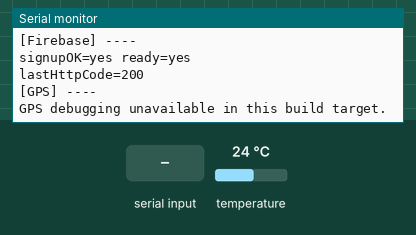
Simulated run of this sketch. Board: ESP8266 (NodeMCU). Parts: the last lines printed to the serial monitor. The test bench sets the inputs (shaded band); at power-on: temperature 24 °C. WiFi joins after 1.5 s; servers stay silent unless stated; the local clock reads 2024-03-15 10:24:30 at power-on unless the sketch sets it.

Above: at 3.2 s.
3.3 s: "help\n" received over Serial
At 4.3 s:
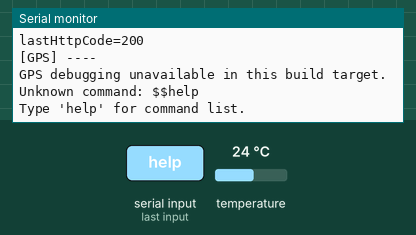
4.8 s: "gps\n" received over Serial
At 5.6 s:
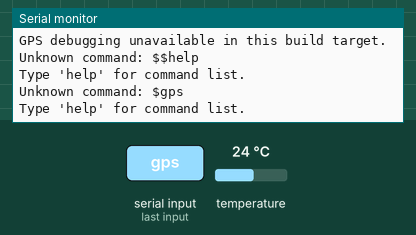
7.2 s: "raw on\n" received over Serial
At 8.4 s:
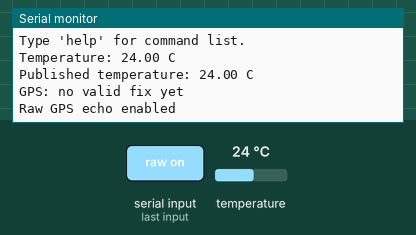
8.7 s: "raw off\n" received over Serial
At 9.9 s:
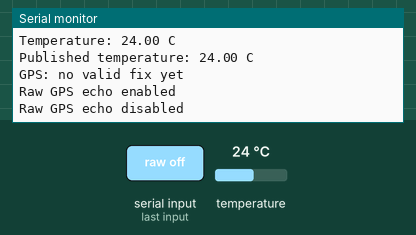
10.2 s: temperature set to 12 °C
At 11.5 s:
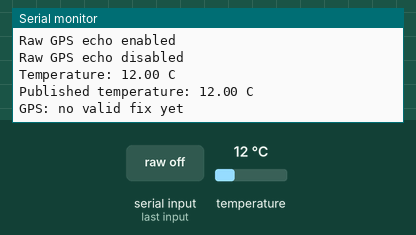
11.7 s: "help\n" received over Serial
At 13.1 s:
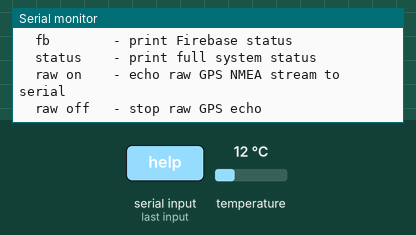

The sketch:

ds18b20_firebase.ino
```cpp
#include <Arduino.h>

#if defined(ESP8266)
#include <ESP8266WiFi.h>
#else
#include <WiFi.h>
#endif

#include <time.h>
#include <OneWire.h>
#include <DallasTemperature.h>
#include <TinyGPSPlus.h>
#include <Firebase_ESP_Client.h>
#include "addons/TokenHelper.h"
#include "addons/RTDBHelper.h"

#define ONE_WIRE_BUS 2
#define WIFI_SSID "moto g54 5G"
#define WIFI_PASSWORD "123123123"
#define API_KEY "AIzaSyCMDNODPT-oQSa1IzZnVubenDm6y4PhBsU"
#define DATABASE_URL "https://cold-chain-logistics-monitor-default-rtdb.firebaseio.com"
#define DEVICE_PATH "cold_chain/device_1"
#define DEVICE_ID "device_1"
#define GPS_RX_PIN 16
#define GPS_TX_PIN 17
#define GPS_BAUD 9600

OneWire oneWire(ONE_WIRE_BUS);
DallasTemperature sensors(&oneWire);
TinyGPSPlus gps;

#if defined(ESP32)
HardwareSerial GPSSerial(1);
#endif

FirebaseData fbdo;
FirebaseAuth auth;
FirebaseConfig config;

bool signupOK = false;
unsigned long lastPublishMs = 0;
const unsigned long publishIntervalMs = 5000UL;
bool gpsRawEcho = false;

String serialCommandBuffer;

void printHelp();
void printGPSStatus();
void printWiFiStatus();
void printFirebaseStatus();
void printSystemStatus();
void handleSerialCommands();

void printBootBanner() {
  Serial.println("\n=== Cold Chain Telemetry Node ===");
  Serial.printf("Device: %s\n", DEVICE_ID);
  Serial.printf("Publish interval: %lu ms\n", publishIntervalMs);
#if defined(ESP32)
  Serial.printf("GPS UART: RX=%d TX=%d BAUD=%d\n", GPS_RX_PIN, GPS_TX_PIN, GPS_BAUD);
#else
  Serial.println("GPS UART: not configured in this build");
#endif
  Serial.println("Type 'help' for debug commands.");
}

void readGPSStream() {
#if defined(ESP32)
  while (GPSSerial.available() > 0) {
    const char c = static_cast<char>(GPSSerial.read());
    gps.encode(c);
    if (gpsRawEcho) {
      Serial.write(c);
    }
  }
#endif
}

void printGPSStatus() {
  Serial.println("[GPS] ----");

#if defined(ESP32)
  const bool hasFix = gps.location.isValid() && gps.location.age() < 5000;
  Serial.printf("fix=%s ageMs=%lu\n", hasFix ? "yes" : "no", gps.location.isValid() ? gps.location.age() : 0UL);

  if (gps.location.isValid()) {
    Serial.printf("lat=%.6f lon=%.6f\n", gps.location.lat(), gps.location.lng());
  }

  if (gps.satellites.isValid()) {
    Serial.printf("satellites=%u\n", gps.satellites.value());
  }

  if (gps.speed.isValid()) {
    Serial.printf("speedKmph=%.2f\n", gps.speed.kmph());
  }

  if (gps.altitude.isValid()) {
    Serial.printf("altitudeM=%.2f\n", gps.altitude.meters());
  }

  Serial.printf("chars=%lu sentencesWithFix=%lu passedChecksum=%lu failedChecksum=%lu\n",
                gps.charsProcessed(), gps.sentencesWithFix(), gps.passedChecksum(), gps.failedChecksum());

  if (gps.charsProcessed() < 10) {
    Serial.println("warning: very low GPS traffic. Check wiring, power, and baud rate.");
  }
#else
  Serial.println("GPS debugging unavailable in this build target.");
#endif
}

void printWiFiStatus() {
  Serial.println("[WiFi] ----");
  Serial.printf("status=%d connected=%s\n", WiFi.status(), WiFi.status() == WL_CONNECTED ? "yes" : "no");
  if (WiFi.status() == WL_CONNECTED) {
    Serial.printf("ssid=%s rssi=%d ip=%s\n", WIFI_SSID, WiFi.RSSI(), WiFi.localIP().toString().c_str());
  }
}

void printFirebaseStatus() {
  Serial.println("[Firebase] ----");
  Serial.printf("signupOK=%s ready=%s\n", signupOK ? "yes" : "no", Firebase.ready() ? "yes" : "no");
  if (fbdo.httpCode() != 0) {
    Serial.printf("lastHttpCode=%d\n", fbdo.httpCode());
  }
}

void printSystemStatus() {
  Serial.println("[System] ----");
  Serial.printf("uptimeMs=%lu freeHeap=%u\n", millis(), ESP.getFreeHeap());
  printWiFiStatus();
  printFirebaseStatus();
  printGPSStatus();
}

void printHelp() {
  Serial.println("Debug commands:");
  Serial.println("  help      - show this command list");
  Serial.println("  gps       - print current GPS diagnostics");
  Serial.println("  wifi      - print WiFi status");
  Serial.println("  fb        - print Firebase status");
  Serial.println("  status    - print full system status");
  Serial.println("  raw on    - echo raw GPS NMEA stream to serial");
  Serial.println("  raw off   - stop raw GPS echo");
}

void handleSerialCommands() {
  while (Serial.available() > 0) {
    const char c = static_cast<char>(Serial.read());

    if (c == '\r') {
      continue;
    }

    if (c == '\n') {
      serialCommandBuffer.trim();
      if (serialCommandBuffer.length() == 0) {
        continue;
      }

      if (serialCommandBuffer.equalsIgnoreCase("help")) {
        printHelp();
      } else if (serialCommandBuffer.equalsIgnoreCase("gps")) {
        printGPSStatus();
      } else if (serialCommandBuffer.equalsIgnoreCase("wifi")) {
        printWiFiStatus();
      } else if (serialCommandBuffer.equalsIgnoreCase("fb")) {
        printFirebaseStatus();
      } else if (serialCommandBuffer.equalsIgnoreCase("status")) {
        printSystemStatus();
      } else if (serialCommandBuffer.equalsIgnoreCase("raw on")) {
        gpsRawEcho = true;
        Serial.println("Raw GPS echo enabled");
      } else if (serialCommandBuffer.equalsIgnoreCase("raw off")) {
        gpsRawEcho = false;
        Serial.println("Raw GPS echo disabled");
      } else {
        Serial.printf("Unknown command: %s\n", serialCommandBuffer.c_str());
        Serial.println("Type 'help' for command list.");
      }

      serialCommandBuffer = "";
      continue;
    }

    serialCommandBuffer += c;
  }
}

bool connectWiFi() {
  WiFi.mode(WIFI_STA);
  WiFi.begin(WIFI_SSID, WIFI_PASSWORD);

  Serial.print("Connecting to WiFi");
  unsigned long startMs = millis();
  while (WiFi.status() != WL_CONNECTED) {
    delay(500);
    Serial.print(".");
    if (millis() - startMs > 20000UL) {
      Serial.println("\nWiFi connection timed out");
      return false;
    }
  }

  Serial.println();
  Serial.print("WiFi connected. IP: ");
  Serial.println(WiFi.localIP());
  return true;
}

void syncTime() {
  configTime(0, 0, "pool.ntp.org", "time.nist.gov");

  struct tm timeInfo;
  for (int attempt = 0; attempt < 20; ++attempt) {
    if (getLocalTime(&timeInfo, 1000)) {
      Serial.println("Time synchronized");
      return;
    }
  }

  Serial.println("Time sync failed; fallback timestamps will use uptime seconds");
}

unsigned long getTimestampSeconds() {
  time_t now = time(nullptr);
  if (now > 1700000000UL) {
    return static_cast<unsigned long>(now);
  }

  return millis() / 1000UL;
}

void setupFirebase() {
  config.api_key = API_KEY;
  config.database_url = DATABASE_URL;

  if (Firebase.signUp(&config, &auth, "", "")) {
    signupOK = true;
  } else {
    Serial.printf("Firebase sign-up error: %s\n", config.signer.signupError.message.c_str());
  }

  config.token_status_callback = tokenStatusCallback;
  Firebase.begin(&config, &auth);
  Firebase.reconnectWiFi(true);
}

void publishTelemetry(float temperatureC) {
  if (!signupOK || !Firebase.ready()) {
    Serial.println("Firebase not ready yet");
    return;
  }

  FirebaseJson payload;
  payload.set("deviceId", DEVICE_ID);
  payload.set("temperature", temperatureC);
  payload.set("timestamp", getTimestampSeconds());

  const bool hasGpsFix = gps.location.isValid() && gps.location.age() < 5000;
  payload.set("gpsFix", hasGpsFix);

  if (hasGpsFix) {
    payload.set("latitude", gps.location.lat());
    payload.set("longitude", gps.location.lng());
    payload.set("gpsAgeMs", gps.location.age());
  }

  if (gps.satellites.isValid()) {
    payload.set("satellites", gps.satellites.value());
  }

  if (gps.speed.isValid()) {
    payload.set("speedKmph", gps.speed.kmph());
  }

  if (gps.altitude.isValid()) {
    payload.set("altitudeMeters", gps.altitude.meters());
  }

  if (Firebase.RTDB.updateNode(&fbdo, DEVICE_PATH, &payload)) {
    Serial.printf("Published temperature: %.2f C\n", temperatureC);
    if (hasGpsFix) {
      Serial.printf("GPS: %.6f, %.6f\n", gps.location.lat(), gps.location.lng());
    } else {
      Serial.println("GPS: no valid fix yet");
    }
  } else {
    Serial.printf("Publish failed: %s\n", fbdo.errorReason().c_str());
    Serial.printf("HTTP code: %d\n", fbdo.httpCode());
  }
}

void setup() {
  Serial.begin(115200);
  delay(500);
  printBootBanner();

  sensors.begin();

#if defined(ESP32)
  GPSSerial.begin(GPS_BAUD, SERIAL_8N1, GPS_RX_PIN, GPS_TX_PIN);
  Serial.println("GPS serial initialized");
#endif

  if (!connectWiFi()) {
    return;
  }

  syncTime();
  setupFirebase();
  printSystemStatus();
}

void loop() {
  handleSerialCommands();
  readGPSStream();

  if (WiFi.status() != WL_CONNECTED) {
    connectWiFi();
  }

  if (millis() - lastPublishMs < publishIntervalMs) {
    delay(50);
    return;
  }

  lastPublishMs = millis();

  sensors.requestTemperatures();
  float tempC = sensors.getTempCByIndex(0);

  if (tempC == DEVICE_DISCONNECTED_C) {
    Serial.println("DS18B20 sensor not found");
    return;
  }

  Serial.print("Temperature: ");
  Serial.print(tempC);
  Serial.println(" C");

  publishTelemetry(tempC);
}
```

Measured:
- after the input at 3.3 s, the serial monitor: prints a new line at once (image 1)
- after the input at 4.8 s, the serial monitor: prints a new line at once (image 2)
- after the input at 7.2 s, the serial monitor: prints a new line at once (image 3)
- after the input at 8.7 s, the serial monitor: prints a new line at once (image 4)
- after the input at 10.2 s, the serial monitor: prints a new line after 0.61 s (image 5)
- after the input at 11.7 s, the serial monitor: prints a new line at once (image 6)
